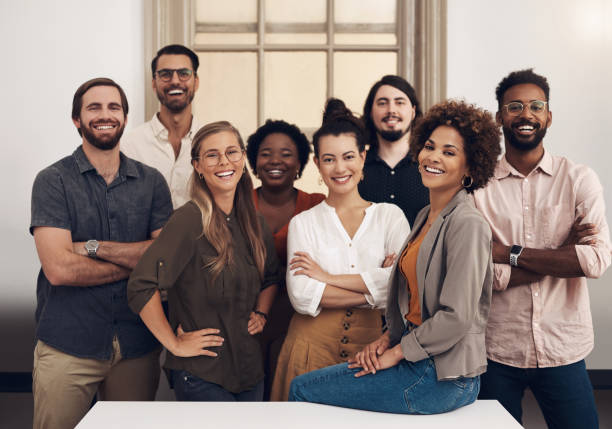
#> input picture imagenesRostros/oficina.jpeg, 612 x 429 px, found by its file name; its folder holds only this picture in this run
$ python almacenarRostros.py
#> lines starting #> are read from the running program, lines starting #| are printed output that depends on the picture; after the words box and inside, x2 and y2 are one past the last pixel; in counts of white or black regions, pixels touching at a corner belong together
'''
Programa para detectar y almacenar Rostros
'''
import cv2
import os

imagesPath = "./imagenesRostros"
imagesPathList = os.listdir(imagesPath)

if not os.path.exists('./imagenesRostros'):
    os.makedirs('./imagenesRostros')

faceClassif = cv2.CascadeClassifier(cv2.data.haarcascades+'haarcascade_frontalface_default.xml')
count = 0

for imageName in imagesPathList:
    image = cv2.imread(imagesPath+'/'+imageName)
#> image is the input picture: shape (429, 612, 3); mean B, G, R 124.3, 129.7, 144.9
    imageAux = image.copy()
    gray = cv2.cvtColor(image, cv2.COLOR_BGR2GRAY)
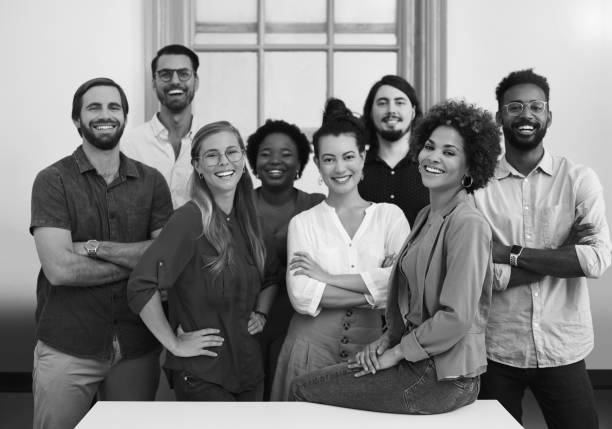
#> gray: shape (429, 612); min 0, max 255, mean 133.7

    faces = faceClassif.detectMultiScale(gray, 1.1, 5)
#> faces = [[148, 52, 55, 55], [366, 82, 52, 52], [251, 133, 52, 52], [312, 136, 56, 56], [76, 85, 56, 56], [497, 84, 57, 57], [194, 131, 57, 57], [409, 125, 61, 61]]

    for (x,y,w,h) in faces:
        cv2.rectangle(image, (x,y), (x+w,y+h), (0,255,0), 2)
#> this loop made 8 passes
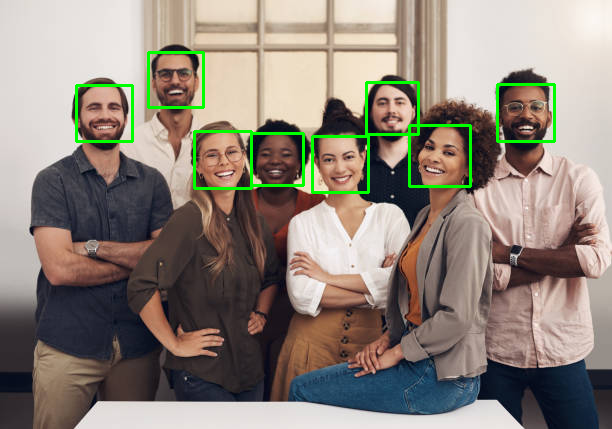
#> image: shape (429, 612, 3); 1.96% of pixels changed, all inside (x1, y1, x2, y2) = (75, 51, 556, 194)
    cv2.rectangle(image, (x,y), (x+w,y+h), (0,255,0), 2)
    cv2.putText(image, 'Presione s, para almacenar los rostros encontrados', (10,20), 2, 0.7, (0,255,0), 1, cv2.LINE_AA)
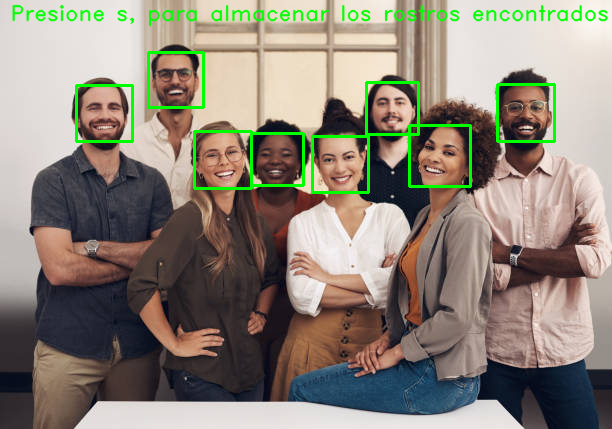
#> image: shape (429, 612, 3); 1.63% of pixels changed, all inside (x1, y1, x2, y2) = (12, 4, 609, 27)
    cv2.imshow('image', image)
    k = cv2.waitKey(0)
#> (key Esc is pressed here)
    if k == ord('s'):
        for (x,y,w,h) in faces:
            rostro = imageAux[y:y+h,x:x+w]
            rostro = cv2.resize(rostro, (150,150), interpolation = cv2.INTER_CUBIC)
            cv2.imwrite('imagenesRostros/rostro_{}.jpg'.format(count), rostro)
            count = count + 1
    elif k==27:
        break
cv2.destroyAllWindows()
